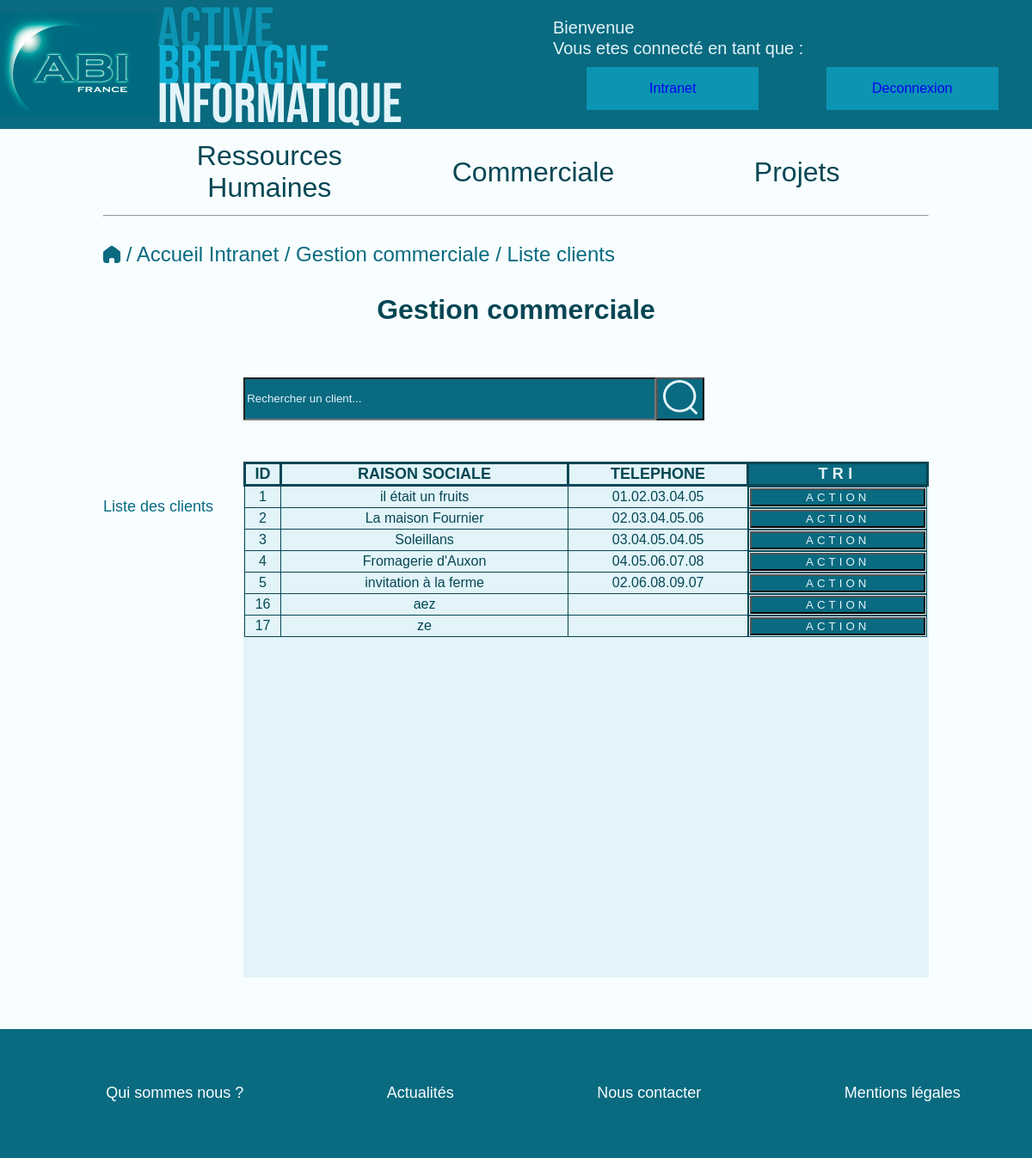
The app's page /listeClient.php with its own data.
### tables this page shows
CREATE TABLE IF NOT EXISTS `client` (
  `idClient` int(11) NOT NULL AUTO_INCREMENT,
  `raisonSociale` char(32) NOT NULL,
  `typeSociete` char(25) DEFAULT NULL,
  `activite` char(25) DEFAULT NULL,
  `adresse` char(255) DEFAULT NULL,
  `telephoneClient` char(15) DEFAULT NULL,
  `nature` char(25) DEFAULT NULL,
  `CA` decimal(10,0) DEFAULT NULL,
  `effectif` int(11) DEFAULT NULL,
  `commentComm` text,
  `idContact` int(11) DEFAULT NULL,
  PRIMARY KEY (`idClient`)
);

### listeClient.php (the view, shortened to what this page needs)
<!DOCTYPE html>
<html lang="en">
<head>
    <link rel="stylesheet" href="main.css">
</head>
<body>
<?php include('headerConnecte.php') ?>
<?php include('menuSecondaireIntranet.php') ?>
<div class="miette"><a href="indexConnecte.php"><img src="img/home.png" id="logoMiette"></a><a href="mainIntranet.php">  / Accueil Intranet</a><a href="commercial.php">  / Gestion commerciale </a> / Liste clients</div>
<h2 class="h2Centre">Gestion commerciale</h2>
<?php include('rechercheIntranet.php') ?>
<div class="containerGestionCommercial">
    <aside class="sideBar">
            <ul class="function">
                <li><a href="listeClient.php">Liste des clients</a></li>
            </ul>
    </aside>
    <div class="interface">
        <table class="tableauClient">
            <thead class="titreTableauClient">
                <tr>
                    <th class="colonneId">ID</th>
                    <th class="colonneNom">RAISON SOCIALE</th>
                    <th class="colonneTel">TELEPHONE</th>
                    <th class="colonneTri">
                        <?php
                        $order = "";
                        $linkOrder = "";
                        switch($order){
                            case "":
                            case "DESC":
                                $linkOrder = "ASC";
                                break;
                        }
                        ?>
                        <a href="?order=<?= $linkOrder ?>" class="tableauClientButton triButton">TRI</a>
                    </th>
                </tr>
            </thead>
            <tbody class="corpsTableauClient">
                <tr>
               <?php require 'connexionBDD.php';
                $reponse = $bdd->query('SELECT idClient, raisonSociale, telephoneClient FROM client');
                $dataArray = $reponse->fetchAll();
                foreach($dataArray as $donnees)
                {
                ?>
                    <td><?php echo $donnees['idClient'];?></td>
                    <td><?php echo $donnees['raisonSociale'];?></td>
                    <td><?php echo $donnees['telephoneClient'];?></td>
                    <td class="dropdown">
                        <button class="tableauClientButton actionButton">ACTION</button>
                    </td>
                </tr>
                <tr>
                <?php
                }
                ?>
            </tbody>
        </table>
    </div>
</div>
<?php include('footer.php') ?>
</body>
</html>

### headerConnecte.php
<header>
    <div class="headerGauche">
        <a href="indexConnecte.php"><img src="img/logo.jpg" id="logo" alt="1" height="120px"></a>
        <div id="ACI">
           <p class="active">active<br></p>
           <p class="bretagne">bretagne<br></p>
           <p class="informatique">informatique<br></p>
        </div>
    </div>
    <div id="headerDroit">
        <div class="identification">
            <p>Bienvenue <?php echo $_SESSION['prenom']?><br>
            Vous etes connecté en tant que : <?php echo $_SESSION['qualification']?>
            </p>
        </div>
        <div class="boutons">
            <div class="headerButton">
                <a href="mainIntranet.php">
                    <p class="HeaderTextButton">Intranet</p>
                </a>
            </div>
            <div class="headerButton">
                <a href="deconnexion.php"><p class="HeaderTextButton">Deconnexion</p></a>
            </div>
        </div>
    </div>
</header>
<div id="blocPage">

### menuSecondaireIntranet.php
<nav id="navSecondaire">
    <ul id="navListe">
        <li class ="navSecondaireBox"><a href="ressourcesHumaines.php">Ressources Humaines</a></li>
        <li class ="navSecondaireBox"><a href="commercial.php">Commerciale</a></li>
        <li class ="navSecondaireBox"><a href="projets.php">Projets</a></li>
    </ul>
</nav>
<hr>

### rechercheIntranet.php
<form action ="commercial.php" class="searchForm" method="post">
    <input class="searchInput"  name="search" placeholder= "Rechercher un client..." required>
    <button type ="submit" value="Search" class="searchButton"><img src="img/search.svg" alt=""></button>
</form>

### footer.php
</div>
<footer>
    <ul id="footerListe">
        <li><a href="quiSommesNous">Qui sommes nous ?</a></li>
        <li><a href="actualites">Actualités</a></li>
        <li><a href="contact">Nous contacter</a></li>
        <li><a href="#">Mentions légales</a></li>
    </ul>
</footer>

### main.css (style rules this page uses)
* { font-family: chivo, "Arial", Helvetica, sans-serif; box-sizing: border-box; margin : 0; }
body { background-color: #F8FEFF; color : #064654; max-width: 3000px; max-height: 2000px; }
#blocPage { margin-left: 10%; margin-right: 10%; }
h2 { font-size: 2em; line-height: 100px; margin-bottom: 3%; }
a { text-decoration: none; }
header { background-color:#096A80; height:150px; display: flex; justify-content: space-between; }
.headerGauche { display: flex; align-items: center; }
#logo { float: left; height:120px; }
.active { font-family: BebasNeue, "impact", Arial, Helvetica, sans-serif; color: #0C94B3; font-size: 65px; margin-top: -28px; margin-bottom: -35px; padding: 0px; }
.bretagne { font-family: BebasNeue, "impact", Arial, Helvetica, sans-serif; color: #0FB2D6; font-size: 65px; margin-top: -12px; margin-bottom: -35px; padding: 0px; }
.informatique { font-family: BebasNeue, "impact", Arial, Helvetica, sans-serif; color:#E2F4F9; font-size: 65px; margin-top: -12px; margin-bottom: -35px; padding: 0px; }
.headerButton { width: 200px; height: 50px; background: #0C94B3; display: flex; justify-content: center; align-items: center; }
.identification { width: 557px; height: 48px; left: 872px; top: 15px; font-family: Chivo; font-style: normal; font-weight: normal; margin-bottom: -25px; font-size: 20px; line-height: 24px; margin-bottom: 30px; margin-top: 20px; color: #E2F4F9; }
.boutons { display: flex; justify-content: space-around; align-items: center; margin-top: -20px; }
footer { background-color: #096A80; margin-top: 5%; }
#footerListe { color : #F8FEFF; display: flex; justify-content: space-around ; align-items: center; height: 150px; list-style-type: none; font-size: large; }
#footerListe a { text-decoration: none; color : #F8FEFF; }
#navSecondaire { height: 100px; }
#navListe { color : #F8FEFF; display: flex; justify-content: space-around ; align-items: center; list-style-type: none; font-size: 2em; height: 100px; }
#navListe a { text-decoration: none; color : #064654; }
.miette { font-size: 1.5em; color: #096A80; text-align: left; margin-top: 30px; }
#logoMiette { position: relative; bottom: -2px; }
.navSecondaireBox { width: 33%; text-align: center; }
.h2Centre { text-align: center; }
.miette a { text-decoration: none; color: #096A80; }
.searchForm { display: flex; justify-content: left; width: 100%; height: 50px; margin-bottom: 5%; }
.searchInput { width: 50%; height:100%; background-color: #096A80; color: #E2F4F9; cursor: pointer; margin-left: 17%; }
input::placeholder { color: #E2F4F9; }
.searchButton { background-color: #096A80; cursor: pointer; }
.containerGestionCommercial { display:flex; min-height: 600px; margin-bottom: 5%; justify-content: space-around; }
.sideBar { width: 17%; }
.function { list-style: none; margin-top: 10%; padding-left: 0px; }
.function a { text-decoration: none; color : #096A80; }
.function li { line-height: 4; }
.interface { background-color: #E2F4F9; width: 83%; }
.function a { text-decoration: none; color : #096A80; font-size: large; }
.tableauClient { width: 100%; border-collapse: collapse; }
.tableauClient th, td { vertical-align: middle; border: solid; }
.titreTableauClient { font-size: large; }
.tableauClientButton { background-color: #096A80; color: #E2F4F9; width: 100%; letter-spacing: 0.3em; cursor: pointer; }
.colonneId { width: 5%; }
.colonneNom { width: 40%; }
.colonneTel { width: 25%; }
.colonneTri { width: 25%; background-color: #096A80; }
.tableauClient td { border: 1px solid; text-align: center; }
.dropdown { position: relative; display: inline-block; width: 100%; }

### records on screen
client: idClient "1", raisonSociale "il était un fruits", telephoneClient "01.02.03.04.05"
client: idClient "2", raisonSociale "La maison Fournier", telephoneClient "02.03.04.05.06"
client: idClient "3", raisonSociale "Soleillans", telephoneClient "03.04.05.04.05"
client: idClient "4", raisonSociale "Fromagerie d'Auxon", telephoneClient "04.05.06.07.08"
client: idClient "5", raisonSociale "invitation à la ferme", telephoneClient "02.06.08.09.07"
client: idClient "16", raisonSociale "aez"
client: idClient "17", raisonSociale "ze"
